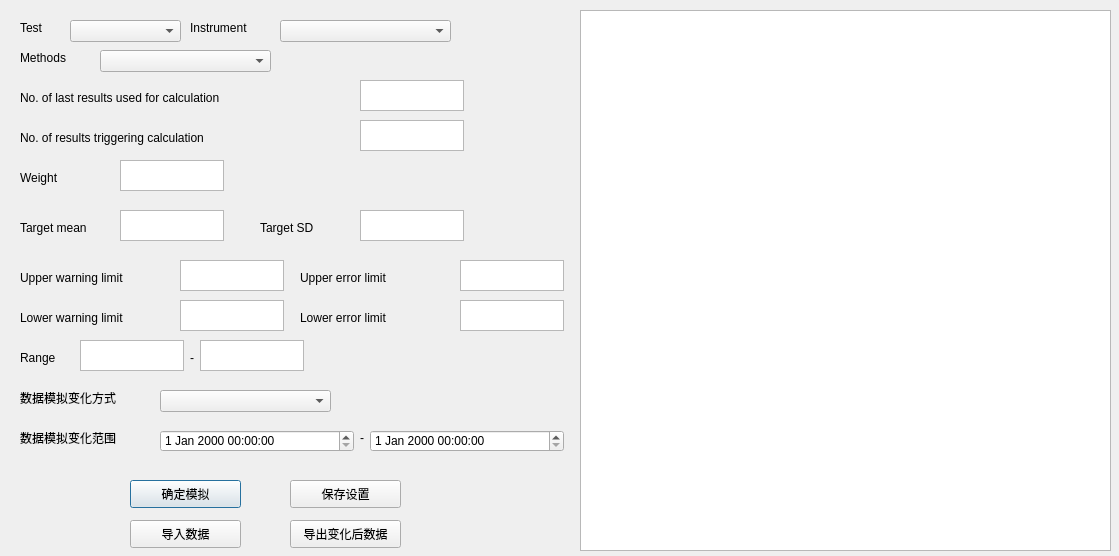
<?xml version="1.0" encoding="UTF-8"?>
<ui version="4.0">
 <class>Dialog</class>
 <widget class="QDialog" name="Dialog">
  <property name="geometry">
   <rect>
    <x>0</x>
    <y>0</y>
    <width>1119</width>
    <height>556</height>
   </rect>
  </property>
  <property name="windowTitle">
   <string>PBRTQC模拟器</string>
  </property>
  <widget class="QLabel" name="label">
   <property name="geometry">
    <rect>
     <x>20</x>
     <y>220</y>
     <width>91</width>
     <height>16</height>
    </rect>
   </property>
   <property name="text">
    <string>Target mean</string>
   </property>
  </widget>
  <widget class="QTextEdit" name="TargetMeanEdit">
   <property name="geometry">
    <rect>
     <x>120</x>
     <y>210</y>
     <width>104</width>
     <height>31</height>
    </rect>
   </property>
  </widget>
  <widget class="QTextEdit" name="TargetSDEdit">
   <property name="geometry">
    <rect>
     <x>360</x>
     <y>210</y>
     <width>104</width>
     <height>31</height>
    </rect>
   </property>
  </widget>
  <widget class="QLabel" name="label_2">
   <property name="geometry">
    <rect>
     <x>260</x>
     <y>220</y>
     <width>91</width>
     <height>16</height>
    </rect>
   </property>
   <property name="text">
    <string>Target SD</string>
   </property>
  </widget>
  <widget class="QTextEdit" name="UWLEdit">
   <property name="geometry">
    <rect>
     <x>180</x>
     <y>260</y>
     <width>104</width>
     <height>31</height>
    </rect>
   </property>
  </widget>
  <widget class="QLabel" name="label_3">
   <property name="geometry">
    <rect>
     <x>20</x>
     <y>270</y>
     <width>161</width>
     <height>16</height>
    </rect>
   </property>
   <property name="text">
    <string>Upper warning limit</string>
   </property>
  </widget>
  <widget class="QLabel" name="label_4">
   <property name="geometry">
    <rect>
     <x>300</x>
     <y>270</y>
     <width>161</width>
     <height>16</height>
    </rect>
   </property>
   <property name="text">
    <string>Upper error limit</string>
   </property>
  </widget>
  <widget class="QTextEdit" name="UELEdit">
   <property name="geometry">
    <rect>
     <x>460</x>
     <y>260</y>
     <width>104</width>
     <height>31</height>
    </rect>
   </property>
  </widget>
  <widget class="QTextEdit" name="LELEdit">
   <property name="geometry">
    <rect>
     <x>460</x>
     <y>300</y>
     <width>104</width>
     <height>31</height>
    </rect>
   </property>
  </widget>
  <widget class="QLabel" name="label_5">
   <property name="geometry">
    <rect>
     <x>20</x>
     <y>310</y>
     <width>161</width>
     <height>16</height>
    </rect>
   </property>
   <property name="text">
    <string>Lower warning limit</string>
   </property>
  </widget>
  <widget class="QTextEdit" name="LWLEdit">
   <property name="geometry">
    <rect>
     <x>180</x>
     <y>300</y>
     <width>104</width>
     <height>31</height>
    </rect>
   </property>
  </widget>
  <widget class="QLabel" name="label_6">
   <property name="geometry">
    <rect>
     <x>300</x>
     <y>310</y>
     <width>161</width>
     <height>16</height>
    </rect>
   </property>
   <property name="text">
    <string>Lower error limit</string>
   </property>
  </widget>
  <widget class="QTextEdit" name="WeightEdit">
   <property name="geometry">
    <rect>
     <x>120</x>
     <y>160</y>
     <width>104</width>
     <height>31</height>
    </rect>
   </property>
  </widget>
  <widget class="QLabel" name="label_7">
   <property name="geometry">
    <rect>
     <x>20</x>
     <y>170</y>
     <width>91</width>
     <height>16</height>
    </rect>
   </property>
   <property name="text">
    <string>Weight</string>
   </property>
  </widget>
  <widget class="QLabel" name="label_8">
   <property name="geometry">
    <rect>
     <x>20</x>
     <y>90</y>
     <width>321</width>
     <height>16</height>
    </rect>
   </property>
   <property name="text">
    <string>No. of last results used for calculation</string>
   </property>
  </widget>
  <widget class="QTextEdit" name="NEdit">
   <property name="geometry">
    <rect>
     <x>360</x>
     <y>80</y>
     <width>104</width>
     <height>31</height>
    </rect>
   </property>
  </widget>
  <widget class="QLabel" name="label_9">
   <property name="geometry">
    <rect>
     <x>20</x>
     <y>130</y>
     <width>321</width>
     <height>16</height>
    </rect>
   </property>
   <property name="text">
    <string>No. of results triggering calculation</string>
   </property>
  </widget>
  <widget class="QTextEdit" name="TriggerEdit_2">
   <property name="geometry">
    <rect>
     <x>360</x>
     <y>120</y>
     <width>104</width>
     <height>31</height>
    </rect>
   </property>
  </widget>
  <widget class="QLabel" name="label_10">
   <property name="geometry">
    <rect>
     <x>20</x>
     <y>20</y>
     <width>41</width>
     <height>16</height>
    </rect>
   </property>
   <property name="text">
    <string>Test</string>
   </property>
  </widget>
  <widget class="QComboBox" name="TestBox">
   <property name="geometry">
    <rect>
     <x>70</x>
     <y>20</y>
     <width>111</width>
     <height>22</height>
    </rect>
   </property>
  </widget>
  <widget class="QComboBox" name="InstrumentBox">
   <property name="geometry">
    <rect>
     <x>280</x>
     <y>20</y>
     <width>171</width>
     <height>22</height>
    </rect>
   </property>
  </widget>
  <widget class="QLabel" name="label_11">
   <property name="geometry">
    <rect>
     <x>190</x>
     <y>20</y>
     <width>91</width>
     <height>16</height>
    </rect>
   </property>
   <property name="text">
    <string>Instrument</string>
   </property>
  </widget>
  <widget class="QComboBox" name="MethodsBox">
   <property name="geometry">
    <rect>
     <x>100</x>
     <y>50</y>
     <width>171</width>
     <height>22</height>
    </rect>
   </property>
  </widget>
  <widget class="QLabel" name="label_12">
   <property name="geometry">
    <rect>
     <x>20</x>
     <y>50</y>
     <width>91</width>
     <height>16</height>
    </rect>
   </property>
   <property name="text">
    <string>Methods</string>
   </property>
  </widget>
  <widget class="QLabel" name="label_13">
   <property name="geometry">
    <rect>
     <x>20</x>
     <y>390</y>
     <width>131</width>
     <height>16</height>
    </rect>
   </property>
   <property name="text">
    <string>数据模拟变化方式</string>
   </property>
  </widget>
  <widget class="QComboBox" name="InstrumentBox_3">
   <property name="geometry">
    <rect>
     <x>160</x>
     <y>390</y>
     <width>171</width>
     <height>22</height>
    </rect>
   </property>
  </widget>
  <widget class="QLabel" name="label_14">
   <property name="geometry">
    <rect>
     <x>20</x>
     <y>430</y>
     <width>131</width>
     <height>16</height>
    </rect>
   </property>
   <property name="text">
    <string>数据模拟变化范围</string>
   </property>
  </widget>
  <widget class="QDateTimeEdit" name="dateTimeEdit">
   <property name="geometry">
    <rect>
     <x>160</x>
     <y>430</y>
     <width>194</width>
     <height>22</height>
    </rect>
   </property>
  </widget>
  <widget class="QLabel" name="label_15">
   <property name="geometry">
    <rect>
     <x>360</x>
     <y>430</y>
     <width>16</width>
     <height>16</height>
    </rect>
   </property>
   <property name="text">
    <string>-</string>
   </property>
  </widget>
  <widget class="QDateTimeEdit" name="dateTimeEdit_2">
   <property name="geometry">
    <rect>
     <x>370</x>
     <y>430</y>
     <width>194</width>
     <height>22</height>
    </rect>
   </property>
  </widget>
  <widget class="QPushButton" name="confirmButton">
   <property name="geometry">
    <rect>
     <x>130</x>
     <y>480</y>
     <width>111</width>
     <height>28</height>
    </rect>
   </property>
   <property name="text">
    <string>确定模拟</string>
   </property>
  </widget>
  <widget class="QChartView" name="graphicsView">
   <property name="geometry">
    <rect>
     <x>580</x>
     <y>10</y>
     <width>531</width>
     <height>541</height>
    </rect>
   </property>
  </widget>
  <widget class="QLabel" name="label_17">
   <property name="geometry">
    <rect>
     <x>20</x>
     <y>350</y>
     <width>51</width>
     <height>16</height>
    </rect>
   </property>
   <property name="text">
    <string>Range</string>
   </property>
  </widget>
  <widget class="QTextEdit" name="LWLEdit_2">
   <property name="geometry">
    <rect>
     <x>80</x>
     <y>340</y>
     <width>104</width>
     <height>31</height>
    </rect>
   </property>
  </widget>
  <widget class="QTextEdit" name="LWLEdit_3">
   <property name="geometry">
    <rect>
     <x>200</x>
     <y>340</y>
     <width>104</width>
     <height>31</height>
    </rect>
   </property>
  </widget>
  <widget class="QLabel" name="label_18">
   <property name="geometry">
    <rect>
     <x>190</x>
     <y>350</y>
     <width>16</width>
     <height>16</height>
    </rect>
   </property>
   <property name="text">
    <string>-</string>
   </property>
  </widget>
  <widget class="QPushButton" name="exportButton">
   <property name="geometry">
    <rect>
     <x>290</x>
     <y>520</y>
     <width>111</width>
     <height>28</height>
    </rect>
   </property>
   <property name="text">
    <string>导出变化后数据</string>
   </property>
  </widget>
  <widget class="QPushButton" name="importButton">
   <property name="geometry">
    <rect>
     <x>130</x>
     <y>520</y>
     <width>111</width>
     <height>28</height>
    </rect>
   </property>
   <property name="text">
    <string>导入数据</string>
   </property>
  </widget>
  <widget class="QPushButton" name="saveButton">
   <property name="geometry">
    <rect>
     <x>290</x>
     <y>480</y>
     <width>111</width>
     <height>28</height>
    </rect>
   </property>
   <property name="text">
    <string>保存设置</string>
   </property>
  </widget>
 </widget>
 <customwidgets>
  <customwidget>
   <class>QChartView</class>
   <extends>QGraphicsView</extends>
   <header location="global">PyQt5.QtChart</header>
  </customwidget>
 </customwidgets>
 <resources/>
 <connections/>
</ui>
